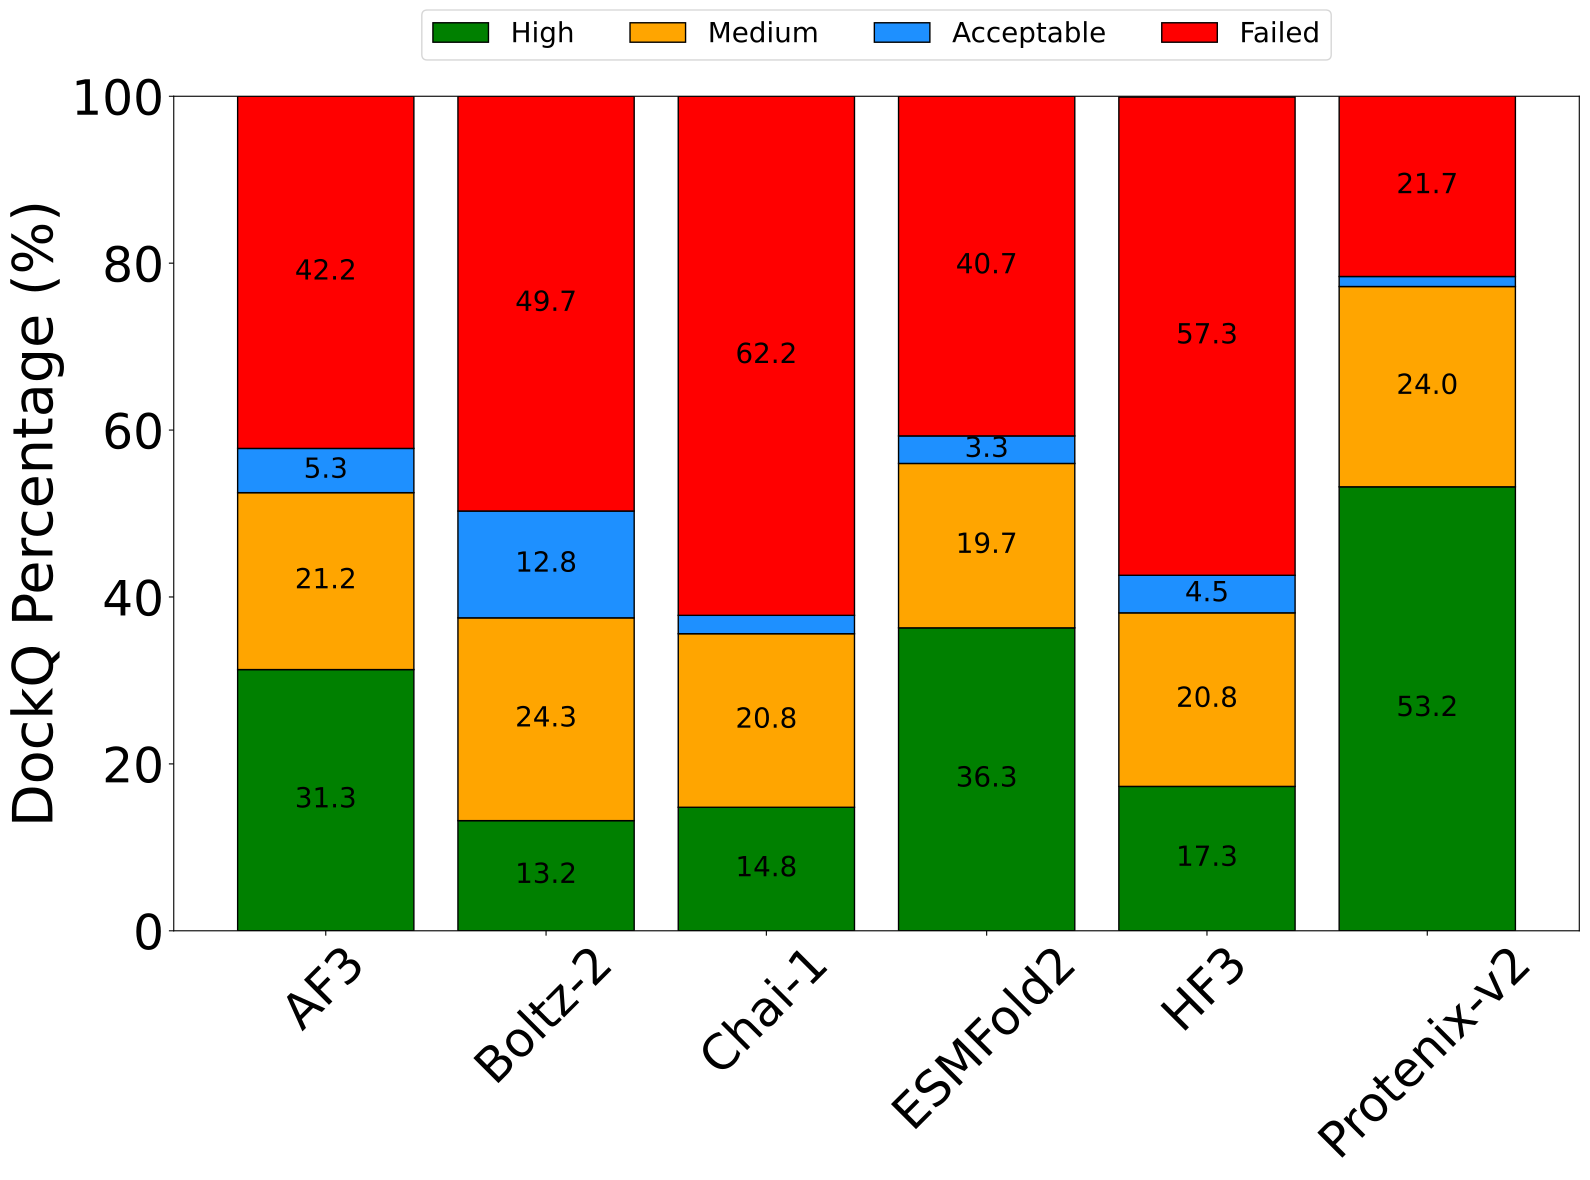

Reproduce this figure in Python.
#!/usr/bin/env python3
"""
Generate stacked bar plots showing DockQ quality category percentages for multiple structure prediction tools using 5 seeds and 5 ranks.

Inputs
------
../../04_evaluation/AF3/extended/allseeds/DockQ_percentages_5seeds_5ranks.txt
../../04_evaluation/boltz-2/extended/allseeds/DockQ_percentages_5seeds_5ranks.txt
../../04_evaluation/chai-1/extended/allseeds/DockQ_percentages_5seeds_5ranks.txt
../../04_evaluation/ESMFold2/extended/allseeds/DockQ_percentages_5seeds_5ranks.txt
../../04_evaluation/HF3/extended/allseeds/DockQ_percentages_5seeds_5ranks.txt
../../04_evaluation/protenix-v2/extended/allseeds/DockQ_percentages_5seeds_5ranks.txt

Outputs
-------
percentages_DockQ_5seeds_5ranks.pdf
"""

import os
import re
import numpy as np
import matplotlib.pyplot as plt

# ==========================================
# INPUT
# ==========================================

folders = [
    "../../04_evaluation/AF3/extended/allseeds",
    "../../04_evaluation/boltz-2/extended/allseeds",
    "../../04_evaluation/chai-1/extended/allseeds",
    "../../04_evaluation/ESMFold2/extended/allseeds",
    "../../04_evaluation/HF3/extended/allseeds",
    "../../04_evaluation/protenix-v2/extended/allseeds",
]

tools = [
    "AF3",
    "Boltz-2",
    "Chai-1",
    "ESMFold2",
    "HF3",
    "Protenix-v2",
]

categories = [
    "High",
    "Medium",
    "Acceptable",
    "Failed",
]

colors = {
    "High": "green",
    "Medium": "orange",
    "Acceptable": "dodgerblue",
    "Failed": "red",
}

# ==========================================
# READ DATA
# ==========================================

data = {cat: [] for cat in categories}

for folder in folders:

    file = os.path.join(
        folder,
        "DockQ_percentages_5seeds_5ranks.txt",
    )

    values = {cat: 0.0 for cat in categories}

    with open(file) as f:

        for line in f:

            # High, Medium, Failed
            for cat in ["High", "Medium", "Failed"]:

                match = re.search(
                    rf"^{re.escape(cat)}.*?\(([\d\.]+)%\)",
                    line.strip(),
                    re.IGNORECASE,
                )

                if match:
                    values[cat] = float(match.group(1))

            # Acceptable only (exclude Acceptable+)
            match = re.search(
                r"^Acceptable(?!\+).*?\(([\d\.]+)%\)",
                line.strip(),
                re.IGNORECASE,
            )

            if match:
                values["Acceptable"] = float(match.group(1))

    for cat in categories:
        data[cat].append(values[cat])

# ==========================================
# STACKED BAR PLOT
# ==========================================

x = np.arange(len(tools))

fig, ax = plt.subplots(figsize=(16, 12))

bottom = np.zeros(len(tools))

for cat in categories:

    bars = ax.bar(
        x,
        data[cat],
        width=0.8,
        bottom=bottom,
        color=colors[cat],
        edgecolor="black",
        linewidth=1,
        label=cat,
    )

    # Labels inside segments
    for bar, value, btm in zip(
        bars,
        data[cat],
        bottom,
    ):

        if value > 3:

            ax.text(
                bar.get_x() + bar.get_width() / 2,
                btm + value / 2,
                f"{value:.1f}",
                ha="center",
                va="center",
                fontsize=20,
            )

    bottom += np.array(data[cat])

# ==========================================
# STYLING
# ==========================================

ax.set_xticks(x)

ax.set_xticklabels(
    tools,
    rotation=45,
)

ax.set_ylabel(
    "DockQ Percentage (%)",
    fontsize=40,
)

ax.tick_params(
    axis="x",
    labelsize=35,
)

ax.tick_params(
    axis="y",
    labelsize=35,
)

ax.set_ylim(0, 100)

ax.legend(
    fontsize=20,
    loc="upper center",
    bbox_to_anchor=(0.5, 1.12),
    ncol=4,
)

plt.tight_layout()

# ==========================================
# SAVE FIGURE
# ==========================================

plt.savefig(
    "percentages_DockQ_5seeds_5ranks.pdf",
    dpi=300,
    bbox_inches="tight",
)

plt.show()
